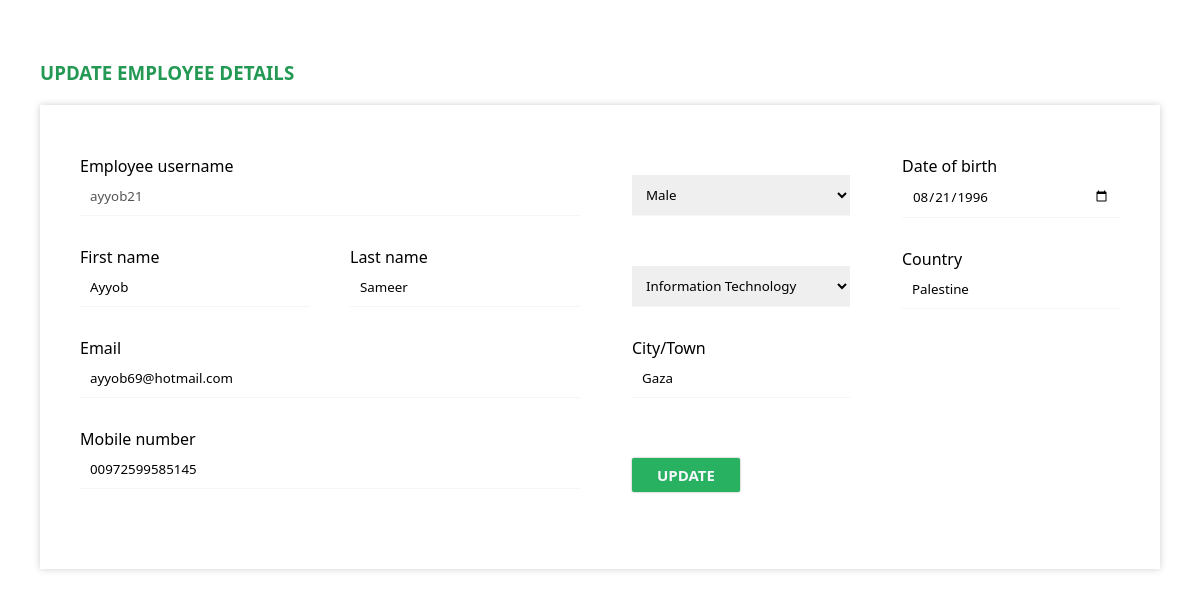
The page /employee/profile.php (signed in) on the database its author committed.
### tables this page shows
CREATE TABLE `empusers` (
  `id` int(11) NOT NULL,
  `username` varchar(15) NOT NULL,
  `password` varchar(15) NOT NULL,
  `fname` varchar(15) NOT NULL,
  `lname` varchar(15) NOT NULL,
  `gender` varchar(15) NOT NULL,
  `DOB` date NOT NULL,
  `email` varchar(50) NOT NULL,
  `mobileno` varchar(20) NOT NULL,
  `section` varchar(30) NOT NULL,
  `city` varchar(20) NOT NULL,
  `country` varchar(20) NOT NULL,
  `reg_date` varchar(255) NOT NULL
);

### employee/profile.php (the view, shortened to what this page needs)
<?php
include "databaseconn.php";
if (isset($_SESSION['username']) && isset($_SESSION['id'])) {
    $id = $_SESSION['id'];
    $sql_show = "SELECT * FROM empusers WHERE id='$id'";
    $result_show =  mysqli_query($conn, $sql_show);
    $row = mysqli_fetch_array($result_show);
?>
    <!DOCTYPE html>
    <html lang="en">
    <head>
        <link rel="stylesheet" href="Css/profile-style.css">
    </head>
    <body>
        <h3>UPDATE EMPLOYEE DETAILS</h3>
        <form action="profile.php" method="post">
            <div class="first-column">
                <label>
                    <p>Employee username</p>
                    <input type="text" name="username" Disabled value="<?php echo $row['username']; ?>">
                </label>
                <div class="second-row">
                    <label>
                        <p>First name</p>
                        <input type="text" name="fname" value="<?php echo $row['fname']; ?>">
                    </label>
                    <label>
                        <p>Last name</p>
                        <input type="text" name="lname" value="<?php echo $row['lname']; ?>">
                    </label>
                </div>
                <label>
                    <p>Email</p>
                    <input type="email" name="email" value="<?php echo $row['email']; ?>">
                </label>
                <label>
                    <p>Mobile number</p>
                    <input type="text" name="mobileno" value="<?php echo $row['mobileno']; ?>">
                </label>
            </div>
            <div class="second-column">
                <select name="gender">
                    <option><?php echo $row['gender']; ?></option>
                </select>
                <select name="section">
                    <option><?php echo $row['section']; ?></option>
                </select>
                <label>
                    <p>City/Town</p>
                    <input type="text" name="city" value="<?php echo $row['city']; ?>">
                </label>
                <button type="submit" name="update">UPDATE</button>
            </div>
            <div class="third-column">
                <label>
                    <p>Date of birth</p>
                    <input type="date" name="dob" value="<?php echo $row['DOB']; ?>">
                </label>
                <label>
                    <p>Country</p>
                    <input type="text" name="country" value="<?php echo $row['country']; ?>">
                </label>
            </div>
        </form>
    </body>
    </html>
<?php
} else {
    header("Location: profile.php");
    exit();
}

### employee/Css/profile-style.css (style rules this page uses)
* { box-sizing: border-box; padding: 0; margin: 0; font-family: 'Segoe UI', Tahoma, Geneva, Verdana, sans-serif; }
body { padding: 60px 40px; }
h3 { padding-bottom: 20px; color: #239954; }
form { padding: 50px 40px; background-color: #FFFFFF; box-shadow: 0 0 7px #cfcfcf; display: flex; justify-content: space-between; }
.first-column { width: 500px; }
body input , body select { display: block; width: 100%; margin-bottom: 30px; padding: 10px; border: none; outline: none; border-bottom: 1px solid #f5f6fa; }
input[type="text"][disabled] { background-color:red; }
.second-column { padding: 20px 0; }
body select:not(:last-of-type) { margin-bottom: 50px; }
.first-column .second-row { display: flex; justify-content:space-between; }
.first-column .second-row input { display: flex; width: 230px; }
form button { display: block; padding: 7px 25px; margin-top: 60px; border: none; border-radius: 2px; outline: none; background-color: #27b161; color: #f5f6fa; font-size: 15px; font-weight: bold; cursor: pointer; box-shadow: 0 0 2px #999999; }

### employee/profile.php (style rules this page uses)
input[type="text"][disabled] { background-color: #FFFFFF; }

### rows shown on the page
empusers: username "ayyob21", fname "Ayyob", lname "Sameer", email "ayyob69@hotmail.com", mobileno "00972599585145", gender "Male", section "Information Technology", city "Gaza", dob "08/21/1996", country "Palestine"
